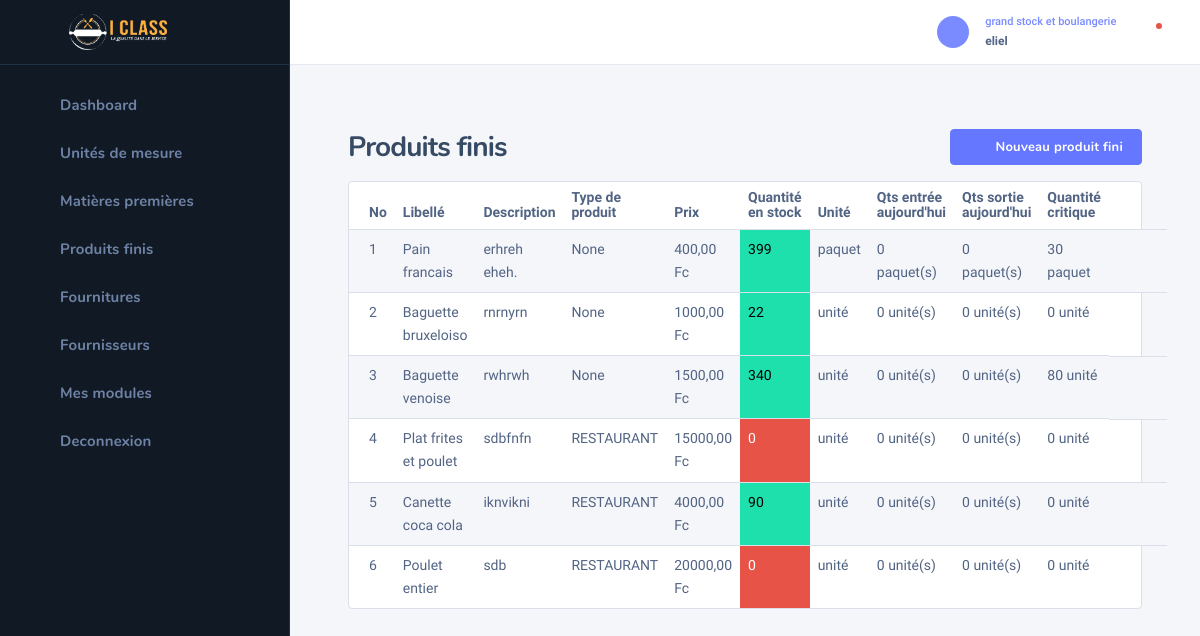
Screenshot of /bakery/pf_list/ (signed in) with the database file from the repository.
### auth_user/models.py (models this page shows, shortened)
class UserHasRole(models.Model):
    class Meta:
        verbose_name = "Roles utilisateur"
    role = models.ForeignKey(Role, on_delete=models.CASCADE, null=True, blank=True)
    user = models.OneToOneField(User, on_delete=models.CASCADE)

class Role(models.Model):
    name = models.CharField(max_length=255)

### bakery/models.py (models this page shows, shortened)
class ProduitFini(models.Model):
    class Meta:
        verbose_name = "Produit fini"
    libelle = models.CharField(max_length=255)
    description = models.TextField()
    unite = models.ForeignKey(Unite, on_delete=models.CASCADE)
    critic_qts = models.IntegerField(default=0, blank=True, null=True)
    price = models.DecimalField(max_digits=10, decimal_places=2, null=True, blank=True, default=0, verbose_name="prix")
    type_produit = models.CharField(choices=types_produit, max_length=100, null=True, blank=True,
                                    verbose_name="type de produit")
    total_entry = models.IntegerField(default=0, blank=True, null=True)
    total_out = models.IntegerField(default=0, blank=True, null=True)
    total_sale = models.DecimalField(max_digits=10, decimal_places=2, null=True, blank=True, default=0)
    @property
    def in_stock(self):
        total = 0
        entries = EntreePF.objects.filter(produit_fini=self)
        outs = SortiePF.objects.filter(produit_fini=self)
        for entry in entries:
            total += entry.qts
        for out in outs:
            total -= out.qts
        return total
    @property
    def qts_out(self):
        total = 0
        outs = SortiePF.objects.filter(produit_fini=self, date=datetime.datetime.today().date())
        for out in outs:
            total += out.qts
        return total
    @property
    def qts_enters(self):
        total = 0
        entries = EntreePF.objects.filter(produit_fini=self, date=datetime.datetime.today().date())
        for entry in entries:
            total += entry.qts
        return total

class EntreePF(models.Model):
    class Meta:
        verbose_name = "Entrées de produit fini"
    produit_fini = models.ForeignKey(ProduitFini, on_delete=models.CASCADE, null=True, verbose_name="produit fini")
    qts = models.IntegerField()
    date = models.DateField(auto_now_add=True, null=True)
    heure = models.TimeField(auto_now_add=True, null=True)
    completed = models.BooleanField(default=False)
    added_at = models.DateTimeField(auto_now_add=True, null=True)

class SortiePF(models.Model):
    class Meta:
        verbose_name = "Sortie de produit fini"
    produit_fini = models.ForeignKey(ProduitFini, on_delete=models.CASCADE, null=True)
    qts = models.IntegerField()
    date = models.DateField(auto_now_add=True, null=True)
    heure = models.TimeField(auto_now_add=True, null=True)
    price = models.DecimalField(max_digits=10, decimal_places=2, null=True, blank=True, verbose_name="prix")
    devise = models.CharField(max_length=25, choices=devises, default=devises[1][0])
    completed = models.BooleanField(default=False)
    added_at = models.DateTimeField(auto_now_add=True, null=True)

class Unite(models.Model):
    class Meta:
        verbose_name = "Unité de mésure"
    name = models.CharField(max_length=255)

### auth_user/decorators.py (the view)
        def wrapper_func(request, *args, **kwargs):
            roles = get_user_roles(request.user)
            check = False
            for i in roles:
                if i.role.name in allowed_roles:
                    check = True
            if check:
                print("Permission accordé")
                return view_func(request, *args, **kwargs)
            else:
                return HttpResponse("Permission non accordée !")

### auth_user/views.py (called while the page is built)
def get_user_roles(utilisateur):
    roles = AffectedRoles.objects.filter(user=utilisateur)
    return roles

### bakery/views.py (called while the page is built, shortened)
@login_required(login_url='login')
@allowed_users(allowed_roles=['grand stock et boulangerie'])
def pf_list(request):
    pfs = ProduitFini.objects.all()
    units = Unite.objects.all()
    return render(request, 'bakery/pf_list.html', context={'pfs': pfs, 'units': units})

### utils/context_processor.py (called while the page is built)
def roles_context(request):
    user = request.user
    if user.is_authenticated:
        roles = get_user_roles(user)
        return {'roles': roles.count()}
    return {'roles': 1}

### templates/bakery/pf_list.html (shortened to what this page needs)
{% extends 'bakery/base_bakery.html' %}
{% block content %}
    {% include 'bakery/bakery_sidebar.html' %}
    <div class="nk-wrap">
        {% include 'bakery/profile.html' %}
        <div class="nk-content">
            <div class="nk-content ">
                <div class="container-fluid">
                    <div class="nk-content-inner">
                        <div class="nk-content-body">
                            <div class="nk-block-head nk-block-head-sm">
                                <div class="nk-block-between">
                                    <div class="nk-block-head-content">
                                        <h3 class="nk-block-title page-title">Produits finis</h3>
                                    </div>
                                    <div class="nk-block-head-content">
                                        <div class="toggle-wrap nk-block-tools-toggle">
                                            <div class="toggle-expand-content" data-content="pageMenu">
                                                <ul class="nk-block-tools g-3">
                                                    <li class="nk-block-tools-opt">
                                                        <a href="#" data-target="addProduct"
                                                           class="toggle btn btn-primary d-none d-md-inline-flex"><em
                                                                class="icon ni ni-plus"></em><span>Nouveau produit fini</span></a>
                                                    </li>
                                                </ul>
                                            </div>
                                        </div>
                                    </div>
                                </div>
                            </div>
                            <div class="nk-block">
                                <div class="card card-bordered">
                                    <div class="card-inner-group">
                                        <div class="card-inner p-0">
                                            <table class="datatable-init-export nowrap table table-striped"
                                                   data-export-title="Export">
                                                <thead>
                                                <tr>
                                                    <th>No</th>
                                                    <th>Libellé</th>
                                                    <th>Description</th>
                                                    <th>Type de produit</th>
                                                    <th>Prix</th>
                                                    <th>Quantité en stock</th>
                                                    <th>Unité</th>
                                                    <th>Qts entrée aujourd'hui</th>
                                                    <th>Qts sortie aujourd'hui</th>
                                                    <th>Quantité critique</th>
                                                    <th></th>
                                                </tr>
                                                </thead>
                                                <tbody>
                                                {% for pf in pfs %}
                                                    <tr>
                                                        <td>{{ forloop.counter }}</td>
                                                        <td>{{ pf.libelle }}</td>
                                                        <td>{{ pf.description }}</td>
                                                        <td>{{ pf.type_produit }}</td>
                                                        <td>{{ pf.price }} Fc</td>
                                                        {% if pf.in_stock > pf.critic_qts %}
                                                        <td class="bg-success text-black">{{ pf.in_stock }}</td>
                                                        {% else %}
                                                        <td class="bg-danger text-white">{{ pf.in_stock }}</td>
                                                        {% endif %}
                                                        <td>{{ pf.unite.name }}</td>
                                                        <td>{{ pf.qts_enters }} {{ pf.unite.name }}(s)</td>
                                                        <td>{{ pf.qts_out }} {{ pf.unite.name }}(s)</td>
                                                        <td>{{ pf.critic_qts }} {{ pf.unite.name }}</td>
                                                        <td class="center">
                                                            <ul class="nk-tb-actions gx-1 my-n1">
                                                                <li class="me-n1">
                                                                    <div class="dropdown">
                                                                        <a href="#"
                                                                           class="dropdown-toggle btn btn-icon btn-trigger"
                                                                           data-bs-toggle="dropdown"><em
                                                                                class="icon ni ni-more-h"></em></a>
                                                                    </div>
                                                                </li>
                                                            </ul>
                                                        </td>
                                                    </tr>
                                                {% endfor %}
                                                </tbody>
                                            </table>
                                        </div>
                                    </div>
                                </div>
                            </div>
                        </div>
                    </div>
                </div>
            </div>
        </div>
    </div>
{% endblock %}

### templates/bakery/profile.html (shortened to what this page needs)
{% load static %}
<div class="nk-header nk-header-fixed is-light">
                    <div class="container-fluid">
                        <div class="nk-header-wrap">
                            <div class="nk-header-tools">
                                <ul class="nk-quick-nav">
                                    <li class="dropdown user-dropdown">
                                        <a href="#" class="dropdown-toggle" data-bs-toggle="dropdown">
                                            <div class="user-toggle">
                                                <div class="user-avatar sm">
                                                    <em class="icon ni ni-user-alt"></em>
                                                </div>
                                                <div class="user-info d-none d-md-block">
                                                    <div class="user-status">{{ request.user.userhasrole.role.name }}</div>
                                                    <div class="user-name dropdown-indicator">{{ request.user.username }}</div>
                                                </div>
                                            </div>
                                        </a>
                                    </li>
                                    <li class="dropdown notification-dropdown me-n1">
                                        <a hx-get="{% url 'check-notifications' %}" hx-target="#notifications" hx-trigger="click" hx-swap="innerHTML" class="dropdown-toggle nk-quick-nav-icon" data-bs-toggle="dropdown">
                                            <div class="icon-status icon-status-danger"><em class="icon ni ni-bell"></em></div>
                                        </a>
                                    </li>
                                </ul>
                            </div>
                        </div>
                    </div>
                </div>

### rows the page displays
ProduitFini: libelle "Pain francais", description "erhreh eheh.", type_produit "None", price "400,00", in_stock "399", unite.name "paquet", qts_enters "0", qts_out "0", critic_qts "30"
ProduitFini: libelle "Baguette bruxeloiso", description "rnrnyrn", type_produit "None", price "1000,00", in_stock "22", unite.name "unité", qts_enters "0", qts_out "0", critic_qts "0"
ProduitFini: libelle "Baguette venoise", description "rwhrwh", type_produit "None", price "1500,00", in_stock "340", unite.name "unité", qts_enters "0", qts_out "0", critic_qts "80"
ProduitFini: libelle "Plat frites et poulet", description "sdbfnfn", type_produit "RESTAURANT", price "15000,00", in_stock "0", unite.name "unité", qts_enters "0", qts_out "0", critic_qts "0"
ProduitFini: libelle "Canette coca cola", description "iknvikni", type_produit "RESTAURANT", price "4000,00", in_stock "90", unite.name "unité", qts_enters "0", qts_out "0", critic_qts "0"
ProduitFini: libelle "Poulet entier", description "sdb", type_produit "RESTAURANT", price "20000,00", in_stock "0", unite.name "unité", qts_enters "0", qts_out "0", critic_qts "0"

### other values shown
{{ request.user.userhasrole.role.name }} "grand stock et boulangerie"
{{ request.user.username }} "eliel"
